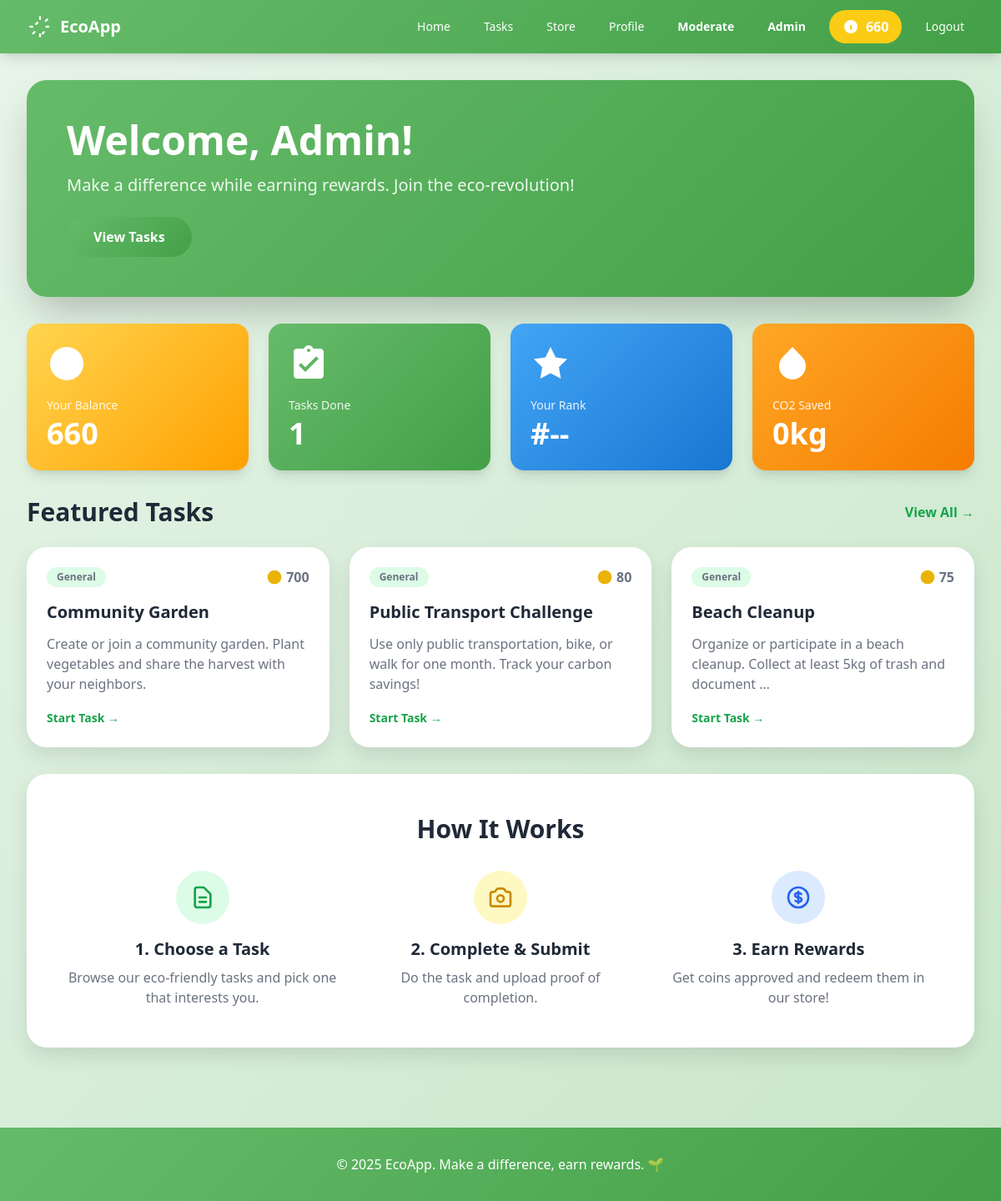
The app's page / (signed in) with its own data.
### eco/models.py (models this page shows, shortened)
class UserProfile(models.Model):
    user = models.OneToOneField(User, on_delete=models.CASCADE, related_name='profile')
    photo = models.ImageField(upload_to='profile_photos/', blank=True, null=True)
    location = models.CharField(max_length=100, blank=True)
    age = models.PositiveIntegerField(blank=True, null=True)
    bio = models.TextField(blank=True)
    coin_balance = models.IntegerField(default=0)

class EcoTask(models.Model):
    title = models.CharField(max_length=200)
    description = models.TextField()
    coin_reward = models.IntegerField(default=10)
    deadline = models.DateTimeField(blank=True, null=True)
    example_photo = models.ImageField(upload_to='task_examples/', blank=True, null=True)
    created_at = models.DateTimeField(auto_now_add=True)
    is_active = models.BooleanField(default=True)
    class Meta:
        ordering = ['-created_at']

### eco/views.py (the view)
# urls.py: path('', views.home, name='home'),
def home(request):
    total_tasks = EcoTask.objects.filter(is_active=True).count()
    total_users = UserProfile.objects.count()
    total_submissions = TaskSubmission.objects.filter(status='approved').count()
    featured_tasks = EcoTask.objects.filter(is_active=True).order_by('-coin_reward')[:3]
    unread_notifications = []
    if request.user.is_authenticated:
        unread_notifications = Notification.objects.filter(
            user=request.user,
            is_read=False
        )[:5]
        completed_tasks = TaskSubmission.objects.filter(
            user=request.user,
            status='approved'
        ).count()
        from django.contrib.auth.models import User
        all_users = User.objects.annotate(
            submission_count=Count('submissions', filter=Q(submissions__status='approved'))  # FIXED: tasksubmission -> submissions
        ).order_by('-submission_count')
        rank = 1
        for i, u in enumerate(all_users, 1):
            if u.id == request.user.id:
                rank = i
                break
        impact_score = completed_tasks * 10
    else:
        completed_tasks = 0
        rank = None
        impact_score = 0
    context = {
        'total_tasks': total_tasks,
        'total_users': total_users,
        'total_submissions': total_submissions,
        'featured_tasks': featured_tasks,
        'unread_notifications': unread_notifications,
        'completed_tasks': completed_tasks,
        'rank': rank,
        'impact_score': impact_score,
    }
    return render(request, 'eco/home.html', context)

### eco/templates/eco/home.html (shortened to what this page needs)
{% extends 'eco/base.html' %}
{% block content %}
<div class="space-y-8">
    <div class="gradient-primary rounded-3xl p-8 md:p-12 shadow-2xl fade-in">
        <div class="max-w-3xl">
            <h1 class="text-3xl md:text-5xl font-bold mb-4 text-white">Welcome, {{ user.first_name|default:user.username }}!</h1>
            <p class="text-lg md:text-xl text-white opacity-90 mb-6">Make a difference while earning rewards. Join the eco-revolution!</p>
            <a href="{% url 'tasks' %}" class="btn-primary inline-block">View Tasks</a>
        </div>
    </div>
    <div class="grid grid-cols-1 sm:grid-cols-2 lg:grid-cols-4 gap-4 md:gap-6">
        <div class="gradient-accent rounded-2xl p-6 shadow-lg fade-in">
            <div class="flex items-center justify-between mb-4">
                <svg class="w-10 h-10 md:w-12 md:h-12 text-white" viewBox="0 0 24 24" fill="currentColor">
                    <path d="M12 2C6.48 2 2 6.48 2 12C2 17.52 6.48 22 12 22C17.52 22 22 17.52 22 12C22 6.48 17.52 2 12 2Z"/>
                </svg>
            </div>
            <p class="text-white text-sm opacity-90 mb-1">Your Balance</p>
            <h3 class="text-3xl md:text-4xl font-bold text-white">{{ user.profile.coin_balance|default:0 }}</h3>
        </div>
        <div class="gradient-primary rounded-2xl p-6 shadow-lg fade-in">
            <div class="flex items-center justify-between mb-4">
            </div>
            <p class="text-white text-sm opacity-90 mb-1">Tasks Done</p>
            <h3 class="text-3xl md:text-4xl font-bold text-white">{{ completed_tasks|default:0 }}</h3>
        </div>
        <div class="gradient-blue rounded-2xl p-6 shadow-lg fade-in">
            <div class="flex items-center justify-between mb-4">
                <svg class="w-10 h-10 md:w-12 md:h-12 text-white" viewBox="0 0 24 24" fill="currentColor">
                    <path d="M12 2L15.09 8.26L22 9.27L17 14.14L18.18 21.02L12 17.77L5.82 21.02L7 14.14L2 9.27L8.91 8.26L12 2Z"/>
                </svg>
            </div>
            <p class="text-white text-sm opacity-90 mb-1">Your Rank</p>
            <h3 class="text-3xl md:text-4xl font-bold text-white">#{{ user_rank|default:'--' }}</h3>
        </div>
        <div class="gradient-orange rounded-2xl p-6 shadow-lg fade-in">
            <div class="flex items-center justify-between mb-4">
                <svg class="w-10 h-10 md:w-12 md:h-12 text-white" viewBox="0 0 24 24" fill="currentColor">
                    <path d="M17.66 7.93L12 2L6.34 7.93C3.22 11.05 3.22 16.05 6.34 19.17C7.9 20.73 9.95 21.51 12 21.51C14.05 21.51 16.1 20.73 17.66 19.17C20.78 16.05 20.78 11.05 17.66 7.93Z"/>
                </svg>
            </div>
            <p class="text-white text-sm opacity-90 mb-1">CO2 Saved</p>
            <h3 class="text-3xl md:text-4xl font-bold text-white">{{ total_impact|default:0 }}kg</h3>
        </div>
    </div>
    <div>
        <div class="flex flex-col sm:flex-row justify-between items-start sm:items-center mb-6">
            <h2 class="text-2xl md:text-3xl font-bold text-gray-800 mb-2 sm:mb-0">Featured Tasks</h2>
            <a href="{% url 'tasks' %}" class="text-green-600 hover:text-green-700 font-semibold text-sm md:text-base">View All →</a>
        </div>
        <div class="grid grid-cols-1 md:grid-cols-2 lg:grid-cols-3 gap-4 md:gap-6">
            {% for task in featured_tasks %}
            <div class="card p-6 fade-in">
                <div class="flex items-center justify-between mb-4">
                    <span class="bg-green-100 text-green-800 text-xs font-semibold px-3 py-1 rounded-full">{{ task.category|default:"General" }}</span>
                    <div class="flex items-center space-x-1">
                        <svg class="w-5 h-5 text-yellow-500" viewBox="0 0 24 24" fill="currentColor">
                            <path d="M12 2C6.48 2 2 6.48 2 12C2 17.52 6.48 22 12 22C17.52 22 22 17.52 22 12C22 6.48 17.52 2 12 2Z"/>
                        </svg>
                        <span class="text-gray-700 font-bold">{{ task.reward_coins|default:task.coin_reward|default:0 }}</span>
                    </div>
                </div>
                <h3 class="text-xl font-bold text-gray-800 mb-3">{{ task.title }}</h3>
                <p class="text-gray-600 mb-4">{{ task.description|truncatewords:15 }}</p>
                <a href="{% url 'task_detail' task.id %}" class="text-green-600 hover:text-green-700 font-semibold text-sm">Start Task →</a>
            </div>
            {% endfor %}
        </div>
    </div>
    <div class="card p-8 md:p-12">
        <h2 class="text-2xl md:text-3xl font-bold text-gray-800 mb-8 text-center">How It Works</h2>
        <div class="grid grid-cols-1 md:grid-cols-3 gap-6 md:gap-8">
            <div class="text-center">
                <div class="bg-green-100 w-16 h-16 rounded-full flex items-center justify-center mx-auto mb-4">
                    <svg class="w-8 h-8 text-green-600" fill="none" stroke="currentColor" viewBox="0 0 24 24">
                        <path stroke-linecap="round" stroke-linejoin="round" stroke-width="2" d="M9 12h6m-6 4h6m2 5H7a2 2 0 01-2-2V5a2 2 0 012-2h5.586a1 1 0 01.707.293l5.414 5.414a1 1 0 01.293.707V19a2 2 0 01-2 2z" />
                    </svg>
                </div>
                <h3 class="text-xl font-bold text-gray-800 mb-2">1. Choose a Task</h3>
                <p class="text-gray-600">Browse our eco-friendly tasks and pick one that interests you.</p>
            </div>
            <div class="text-center">
                <div class="bg-yellow-100 w-16 h-16 rounded-full flex items-center justify-center mx-auto mb-4">
                </div>
                <h3 class="text-xl font-bold text-gray-800 mb-2">2. Complete & Submit</h3>
                <p class="text-gray-600">Do the task and upload proof of completion.</p>
            </div>
            <div class="text-center">
                <div class="bg-blue-100 w-16 h-16 rounded-full flex items-center justify-center mx-auto mb-4">
                </div>
                <h3 class="text-xl font-bold text-gray-800 mb-2">3. Earn Rewards</h3>
                <p class="text-gray-600">Get coins approved and redeem them in our store!</p>
            </div>
        </div>
    </div>
</div>
{% endblock %}

### eco/templates/eco/base.html (shortened to what this page needs)
<!DOCTYPE html>
<html lang="en">
<head>
    <script src="https://cdn.tailwindcss.com"></script>
</head>
<body>
    <nav class="gradient-primary shadow-lg sticky top-0 z-50">
        <div class="max-w-7xl mx-auto px-4 sm:px-6 lg:px-8">
            <div class="flex justify-between items-center h-16">
                <div class="flex items-center">
                    <a href="{% url 'home' %}" class="flex items-center space-x-2">
                        <span class="text-white text-xl font-bold">EcoApp</span>
                    </a>
                </div>
                <div class="desktop-menu hidden md:flex items-center space-x-4">
                    {% if user.is_authenticated %}
                        <a href="{% url 'home' %}" class="text-white hover:text-green-100 px-3 py-2 rounded-md text-sm font-medium transition">Home</a>
                        <a href="{% url 'tasks' %}" class="text-white hover:text-green-100 px-3 py-2 rounded-md text-sm font-medium transition">Tasks</a>
                        <a href="{% url 'store' %}" class="text-white hover:text-green-100 px-3 py-2 rounded-md text-sm font-medium transition">Store</a>
                        <a href="{% url 'profile' %}" class="text-white hover:text-green-100 px-3 py-2 rounded-md text-sm font-medium transition">Profile</a>
                        {% if user.is_staff %}
                            <a href="{% url 'moderation_dashboard' %}" class="text-yellow-300 hover:text-yellow-100 px-3 py-2 rounded-md text-sm font-bold transition">
                                Moderate
                            </a>
                        {% endif %}
                        {% if user.is_superuser %}
                            <a href="{% url 'admin_dashboard' %}" class="text-yellow-300 hover:text-yellow-100 px-3 py-2 rounded-md text-sm font-bold transition">
                                Admin
                            </a>
                        {% endif %}
                        <div class="bg-yellow-400 text-green-900 px-4 py-2 rounded-full font-bold flex items-center space-x-2">
                            <svg class="w-5 h-5" fill="currentColor" viewBox="0 0 20 20">
                                <path d="M10 2a8 8 0 100 16 8 8 0 000-16zM9 9a1 1 0 112 0v4a1 1 0 11-2 0V9zm1-5a1 1 0 100 2 1 1 0 000-2z"/>
                            </svg>
                            <span>{{ user.profile.coin_balance|default:0 }}</span>
                        </div>
                        <a href="{% url 'logout' %}" class="text-white hover:text-red-200 px-3 py-2 rounded-md text-sm font-medium transition">Logout</a>
                    {% else %}
                        <a href="{% url 'login' %}" class="text-white hover:text-green-100 px-3 py-2 rounded-md text-sm font-medium transition">Login</a>
                        <a href="{% url 'signup' %}" class="bg-white text-green-700 hover:bg-green-50 px-4 py-2 rounded-full text-sm font-medium transition">Sign Up</a>
                    {% endif %}
                </div>
            </div>
        </div>
    </nav>
    <main class="max-w-7xl mx-auto px-4 sm:px-6 lg:px-8 py-8">
        {% block content %}{% endblock %}
    </main>
    <footer class="gradient-primary text-white mt-16 py-8">
        <div class="max-w-7xl mx-auto px-4 sm:px-6 lg:px-8 text-center">
            <p class="text-white">&copy; 2025 EcoApp. Make a difference, earn rewards. 🌱</p>
        </div>
    </footer>
</body>
</html>

### eco/templates/eco/base.html (style rules this page uses)
body { background: linear-gradient(135deg, #E8F5E9 0%, #C8E6C9 100%); min-height: 100vh; color: #1F2937; }
.gradient-primary { background: linear-gradient(135deg, #66BB6A 0%, #43A047 100%); color: white !important; }
.gradient-primary * { color: white !important; }
.gradient-accent { background: linear-gradient(135deg, #FFD54F 0%, #FFA000 100%); color: white !important; }
.gradient-accent * { color: white !important; }
.gradient-blue { background: linear-gradient(135deg, #42A5F5 0%, #1976D2 100%); color: white !important; }
.gradient-blue * { color: white !important; }
.gradient-orange { background: linear-gradient(135deg, #FFA726 0%, #F57C00 100%); color: white !important; }
.gradient-orange * { color: white !important; }
.card { background: white; border-radius: 1.5rem; box-shadow: 0 10px 25px rgba(0,0,0,0.1); transition: all 0.3s ease; color: #1F2937 !important; }
.card h1, .card h2, .card h3, .card h4, .card h5, .card h6 { color: #1F2937 !important; }
.card p, .card span, .card div { color: #6B7280 !important; }
.btn-primary { background: linear-gradient(135deg, #66BB6A 0%, #43A047 100%); color: white !important; padding: 0.75rem 2rem; border-radius: 9999px; font-weight: 600; transition: all 0.3s ease; border: none; cursor: pointer; display: inline-block; text-decoration: none; }
.fade-in { animation: fadeIn 0.6s ease-out; }

### records on screen
EcoTask: category "General", reward_coins "700", title "Community Garden", description "Create or join a community garden. Plant vegetables and share the harvest with your neighbors."
EcoTask: category "General", reward_coins "80", title "Public Transport Challenge", description "Use only public transportation, bike, or walk for one month. Track your carbon savings!"
EcoTask: category "General", reward_coins "75", title "Beach Cleanup", description "Organize or participate in a beach cleanup. Collect at least 5kg of trash and document …"

### other values on screen
{{ user.profile.coin_balance|default:0 }} "660"
{{ user.first_name|default:user.username }} "Admin"
{{ completed_tasks|default:0 }} "1"
{{ user_rank|default:'--' }} "--"
{{ total_impact|default:0 }} "0"
